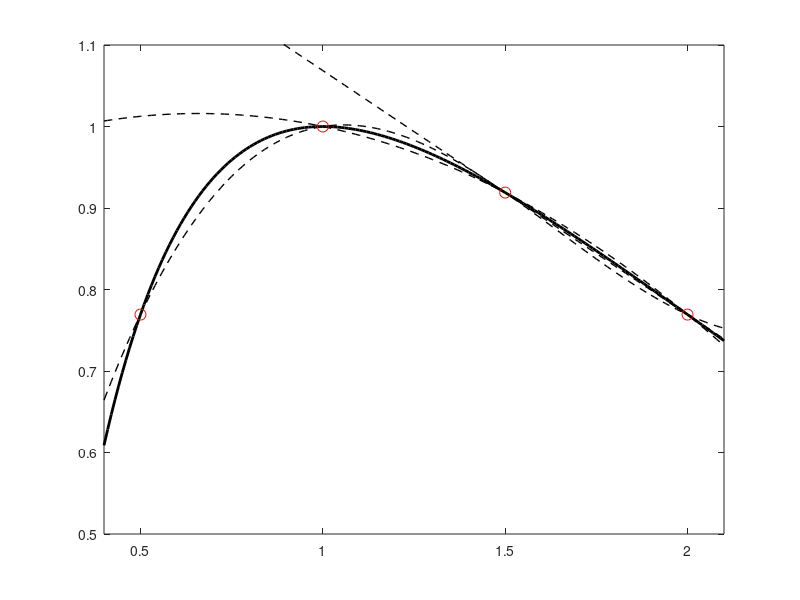

The MATLAB script that drew this image: (Note: this script raises an error after producing the figure.)
%% Problem 1
%constructs multiple interpolating polynomials, plots
%function, interpolating polynomials, data, and computes approximations

clc
close all
clear 

%defines the underlying function
f = @(x) cos(log(x));

%creates a vector for x-values of nodes
nodes = [0.5 1 1.5 2];

%creates linear interpolating polynomial
P{1} = @(x) (x-nodes(4))/(nodes(3)-nodes(4))*f(nodes(3))+...
    (x-nodes(3))/(nodes(4)-nodes(3))*f(nodes(4));

%creates quadratic interpolating polynomial
P{2} = @(x) (x-nodes(3)).*(x-nodes(4))/((nodes(2)-nodes(3))*(nodes(2)-nodes(4)))*f(nodes(2))+...
    (x-nodes(2)).*(x-nodes(4))/((nodes(3)-nodes(2))*(nodes(3)-nodes(4)))*f(nodes(3))+...
    (x-nodes(2)).*(x-nodes(3))/((nodes(4)-nodes(2))*(nodes(4)-nodes(3)))*f(nodes(4));

%creates cubic interpolating polynomial
P{3} = @(x) (x-nodes(2)).*(x-nodes(3)).*(x-nodes(4))/((nodes(1)-nodes(2))*(nodes(1)-nodes(3))*(nodes(1)-nodes(4)))*f(nodes(1))+...
    (x-nodes(1)).*(x-nodes(3)).*(x-nodes(4))/((nodes(2)-nodes(1))*(nodes(2)-nodes(3))*(nodes(2)-nodes(4)))*f(nodes(2))+...
    (x-nodes(1)).*(x-nodes(2)).*(x-nodes(4))/((nodes(3)-nodes(1))*(nodes(3)-nodes(2))*(nodes(3)-nodes(4)))*f(nodes(3))+...
    (x-nodes(1)).*(x-nodes(2)).*(x-nodes(3))/((nodes(4)-nodes(1))*(nodes(4)-nodes(2))*(nodes(4)-nodes(3)))*f(nodes(4));

%creates a vector of x-values for plotting
xx = 0.4:0.01:2.1;

%creates a vector of x-values at which approximations are desired
approximationpoints = [1.75];

%plots desired output
figure(1)
plot(xx, f(xx), 'k', 'LineWidth', 2)
hold on
for i = 1:3
    plot(xx, P{i}(xx), 'k--', 'LineWidth', 1)
    %outputs approximations and absolute error
    for j = 1:1
        fprintf('Approximation at x = %.2f: %8.6f, Absolute Error: %.6f\n', approximationpoints(j), P{i}(approximationpoints(j)), abs(f(approximationpoints(j))-P{i}(approximationpoints(j))))
    end
end
plot(nodes, f(nodes), 'ro', 'MarkerSize', 8)
hold off
axis([0.4 2.1 0.5 1.1])


%% Problem 2
%uses divided differences to compute the coefficients for an interpolating
%polynomial; produces approximations of function values for any vector of x
%values (and can therefore plot the interpolating polynomial easily)

%given x value data
xdata = [-0.10;
          0.00;
          0.20;
          0.30];
      
% given function value data at corresponding x values     
fdata = [17.3000;
          2.0000;
          5.1900;
          1.0000];

%(a) computes the coefficients of the interpolating polynomial using divided differences

coeffs = DividedDifferences(xdata, fdata);

% (b) produces an approximation for the function value at x = 0.1 and x = 0.4

x = [0.1 0.4];

approx = DividedDifferences_val(xdata, fdata,x);
 fprintf('Approximations generated using %i data points\n', length(xdata))
for i = 1:length(x)
    fprintf('Approximate function value at %f is %.5f\n', x(i), approx(i))
end
fprintf('\n')

% (c) produces approximations for a vector of x values to graph the interpolating polynomial

%vector of x values for which we will generate approximations
x = -0.2:0.01:0.5;

f = DividedDifferences_val(xdata, fdata,x);
figure(2)
plot(xdata,fdata,'o r',x,f,'-k')


% (d) add a data point and update the plot from (a)

%given x value data
xdata_1 = [-0.10;
          0.00;
          0.20;
          0.30;
          0.05];
      
%given function value data at corresponding x values     
fdata_1 = [17.3000;
          2.0000;
          5.1900;
          1.0000;
          3.1250];

x = [0.1 0.4];

approx_2 = DividedDifferences_val(xdata_1, fdata_1,x);
 fprintf('Approximations generated using %i data points\n', length(xdata))
for i = 1:length(x)
    fprintf('Approximate function value at %f is %.5f\n', x(i), approx_2(i))
end
fprintf('\n')

% (e)
%vector of x values for which we will generate approximations
x = -0.2:0.01:0.5;
f_1 = DividedDifferences_val(xdata_1, fdata_1,x);
figure(3)
plot(xdata,fdata,'o r',x,f_1)

%% Problem 3
%finds the natural cubic spline used to predict race time

%creates vectors for given data: x for x values and a for function values
x = [0 0.25 0.5 1 1.25];
a = [0 23.04 47.37 97.45 123.66];

%calls function to compute unknown coefficients
[n, b, c, d] = cubicspline(x, a);

%computes the time at the three-quarter mile mark
xx = 0.75;
i = 3;
time = a(i)+b(i)*(xx-x(i))+c(i)*(xx-x(i)).^2+d(i)*(xx-x(i)).^3;
fprintf('Predicted race time: %i:%.2f\n\n', floor(time/60), mod(time, 60))

%computes the derivative at a specific point
xx = 0;
i = 1;
speed = 1/(b(i)+2*c(i)*(xx-x(i))+3*d(i)*(xx-x(i)).^2);
fprintf('Predicted speed at the start of the race: %.2f mi/hr\n\n', speed*3600)

%computes the derivative at a specific point
xx = x(end);
i = n;
speed = 1/(b(i)+2*c(i)*(xx-x(i))+3*d(i)*(xx-x(i)).^2);
fprintf('Predicted speed at the end of the race: %.2f mi/hr\n\n', speed*3600)

%% Functions
    
function [n, b, c, d] = cubicspline(x, a)
    %finds largest index (n+1 nodes)
    n = length(x)-1; 

    %creates vector of subinterval lengths
    h = x(2:end)-x(1:end-1);

    %creates empty coefficient matrix
    A = zeros(n+1, n+1);

    %updates entries on main diagonal, super diagonal and sub diagonal of 
    %the coefficient matrix
    A(2:end-1, 2:end-1) = diag(2*(h(1:end - 1) + h(2:end)))+diag(h(2:end-1), 1)+diag(h(2:end-1), -1);

    %updates entries in the first and last rows of the matrix
    A(1,1) = 1;
    A(2,1) = h(1);
    A(end-1,end) = h(end);
    A(end,end) = 1;

    %creates empty right-hand side vector
    B = zeros(n+1,1);

    %updates entries in the right-hand side vector
    B(2:end-1) = 3./h(2:end).*(a(3:end)-a(2:end-1))-3./h(1:end-1).*(a(2:end-1)-a(1:end-2));

    %solves for c values
    c = (A\B)';

    %solves for b and d values (using c values)
    b = (a(2:end)-a(1:end-1))./h-h/3.*(2*c(1:end-1)+c(2:end));
    d = (c(2:end)-c(1:end-1))./(3*h);
end

% function cubicsplineplot(n, x, a, b, c, d, exact)
%     figure
%     hold on
%     %individual iteration plots cubic function on a single subinterval
%     for i = 1:n
%         xx = x(i):(x(i+1)-x(i))/100:x(i+1);
%         plot(xx, a(i)+b(i)*(xx-x(i))+c(i)*(xx-x(i)).^2+d(i)*(xx-x(i)).^3, 'b', 'LineWidth', 1)
%     end
%     %plots exact solution on the entire interval
%     xxinterval = x(1):(x(end)-x(1))/100:x(end);
%     plot(xxinterval, exact(xxinterval), 'k', 'LineWidth', 1)
%     hold off
% end

function coeffs = DividedDifferences(xdata, fdata)
%computes the coefficients of an interpolating polynomial given function 
%values fdata at x values xdata

%INPUT
%  xdata: given x value data
%  fdata: given function value data at corresponding x values

%OUTPUT
%  coeffs: vector of coefficients a_0, a_1, a_2,..., a_n for interpolating
%          polynomial

    %creates a table to compute and store divided differences values
    table = zeros(length(xdata), length(xdata));

    %uses the function value data as the first column of table
    table(:, 1) = fdata;

    %generates lower triangular matrix table iteratively, working column by
    %column
    for j = 2:length(xdata)
        for i = j:length(xdata)
            %implements divided differences
            table(i,j) = (table(i,j-1)-table(i-1,j-1))/(xdata(i)-xdata(i-j+1));
        end
    end

    %strips only the diagonal elements from table and creates a vector of
    %coefficients
    coeffs = diag(table);
end

function approx_val = DividedDifferences_val(xdata, fdata, x_val)
%computes the coefficients of an interpolating polynomial given function 
%values fdata at x values xdata

%INPUT
%  xdata: given x value data
%  fdata: given function value data at corresponding x values

%OUTPUT
%  coeffs: vector of coefficients a_0, a_1, a_2,..., a_n for interpolating
%          polynomial

    %creates a table to compute and store divided differences values
    table = zeros(length(xdata), length(xdata));

    %uses the function value data as the first column of table
    table(:, 1) = fdata;

    %generates lower triangular matrix table iteratively, working column by
    %column
    for j = 2:length(xdata)
        for i = j:length(xdata)
            %implements divided differences
            table(i,j) = (table(i,j-1)-table(i-1,j-1))/(xdata(i)-xdata(i-j+1));
        end
    end

    %strips only the diagonal elements from table and creates a vector of
    %coefficients
    coeffs = diag(table);
    
    approx_val = zeros(1,length(x_val));
    
    for i = 1:length(x_val)
        x = x_val(i);
        xdiff = x-xdata;

        %creates a vector to store the products for terms with coeff a_1,...,a_n
        products = ones(1, length(coeffs));

        %computes the products required for each term a_1,...,a_n (since the first
        %term is simply a_0, the first element is not updated)
        for j = 2:length(coeffs) 
            products(j) = prod(xdiff(1:j-1));
        end
    
    approx_val(1,i) =  products*coeffs;
    end
end
